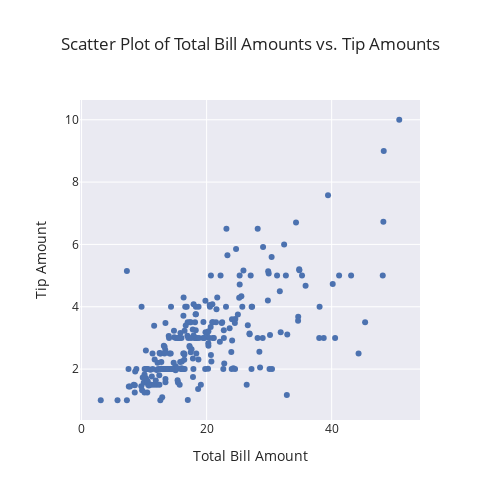

The code cell stored with this chart in its notebook:
### Code cell
px.scatter(x=tips.column("total"), y=tips.column("tip"), 
           title="Scatter Plot of Total Bill Amounts vs. Tip Amounts", template = "seaborn",
           labels = {"x": "Total Bill Amount", "y": "Tip Amount"},
           width=500, height=500)
# plots a scatter plot of the total bill amounts vs. the tip amounts

### Figure 1 — Plotly figure (JSON) as saved in the notebook; plotly's stock layout.template omitted (floating-point values rounded to 4 significant figures; data arrays with more than 128 entries replaced by an {"elided": "..."} marker saying what was removed)
{"data": [{"hovertemplate": "Total Bill Amount=%{x}<br>Tip Amount=%{y}<extra></extra>", "legendgroup": "", "marker": {"color": "rgb(76,114,176)", "symbol": "circle"}, "mode": "markers", "name": "", "orientation": "v", "showlegend": false, "type": "scatter", "x": {"elided": "244 float values"}, "xaxis": "x", "y": {"elided": "244 float values"}, "yaxis": "y"}], "layout": {"height": 500, "legend": {"tracegroupgap": 0}, "title": {"text": "Scatter Plot of Total Bill Amounts vs. Tip Amounts"}, "width": 500, "xaxis": {"anchor": "y", "domain": [0, 1], "title": {"text": "Total Bill Amount"}}, "yaxis": {"anchor": "x", "domain": [0, 1], "title": {"text": "Tip Amount"}}}}
